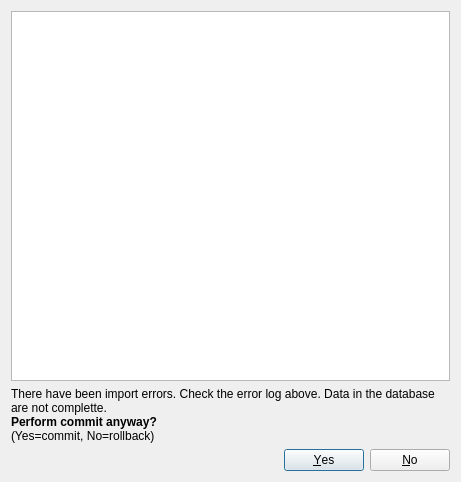
<ui version="4.0" >
 <class>ImportTableLogDialog</class>
 <widget class="QDialog" name="ImportTableLogDialog" >
  <property name="geometry" >
   <rect>
    <x>0</x>
    <y>0</y>
    <width>461</width>
    <height>482</height>
   </rect>
  </property>
  <property name="windowTitle" >
   <string>Data Import Log</string>
  </property>
  <layout class="QGridLayout" >
   <item row="0" column="0" >
    <widget class="QTextBrowser" name="textBrowser" />
   </item>
   <item row="1" column="0" >
    <widget class="QLabel" name="label" >
     <property name="text" >
      <string>&lt;html>&lt;head>&lt;meta name="qrichtext" content="1" />&lt;style type="text/css">
p, li { white-space: pre-wrap; }
&lt;/style>&lt;/head>&lt;body style=" font-family:'Verdana'; font-size:9pt; font-weight:400; font-style:normal;">
&lt;p style=" margin-top:0px; margin-bottom:0px; margin-left:0px; margin-right:0px; -qt-block-indent:0; text-indent:0px;">There have been import errors. Check the error log above. Data in the database are not complette.&lt;/p>
&lt;p style=" margin-top:0px; margin-bottom:0px; margin-left:0px; margin-right:0px; -qt-block-indent:0; text-indent:0px;">&lt;span style=" font-weight:600;">Perform commit anyway?&lt;/span>&lt;/p>
&lt;p style=" margin-top:0px; margin-bottom:0px; margin-left:0px; margin-right:0px; -qt-block-indent:0; text-indent:0px; font-weight:600;">&lt;span style=" font-weight:400;">(Yes=commit, No=rollback)&lt;/span>&lt;/p>&lt;/body>&lt;/html></string>
     </property>
     <property name="wordWrap" >
      <bool>true</bool>
     </property>
    </widget>
   </item>
   <item row="2" column="0" >
    <widget class="QDialogButtonBox" name="buttonBox" >
     <property name="orientation" >
      <enum>Qt::Horizontal</enum>
     </property>
     <property name="standardButtons" >
      <set>QDialogButtonBox::No|QDialogButtonBox::NoButton|QDialogButtonBox::Yes</set>
     </property>
    </widget>
   </item>
  </layout>
 </widget>
 <resources/>
 <connections>
  <connection>
   <sender>buttonBox</sender>
   <signal>accepted()</signal>
   <receiver>ImportTableLogDialog</receiver>
   <slot>accept()</slot>
   <hints>
    <hint type="sourcelabel" >
     <x>248</x>
     <y>254</y>
    </hint>
    <hint type="destinationlabel" >
     <x>157</x>
     <y>274</y>
    </hint>
   </hints>
  </connection>
  <connection>
   <sender>buttonBox</sender>
   <signal>rejected()</signal>
   <receiver>ImportTableLogDialog</receiver>
   <slot>reject()</slot>
   <hints>
    <hint type="sourcelabel" >
     <x>316</x>
     <y>260</y>
    </hint>
    <hint type="destinationlabel" >
     <x>286</x>
     <y>274</y>
    </hint>
   </hints>
  </connection>
 </connections>
</ui>
